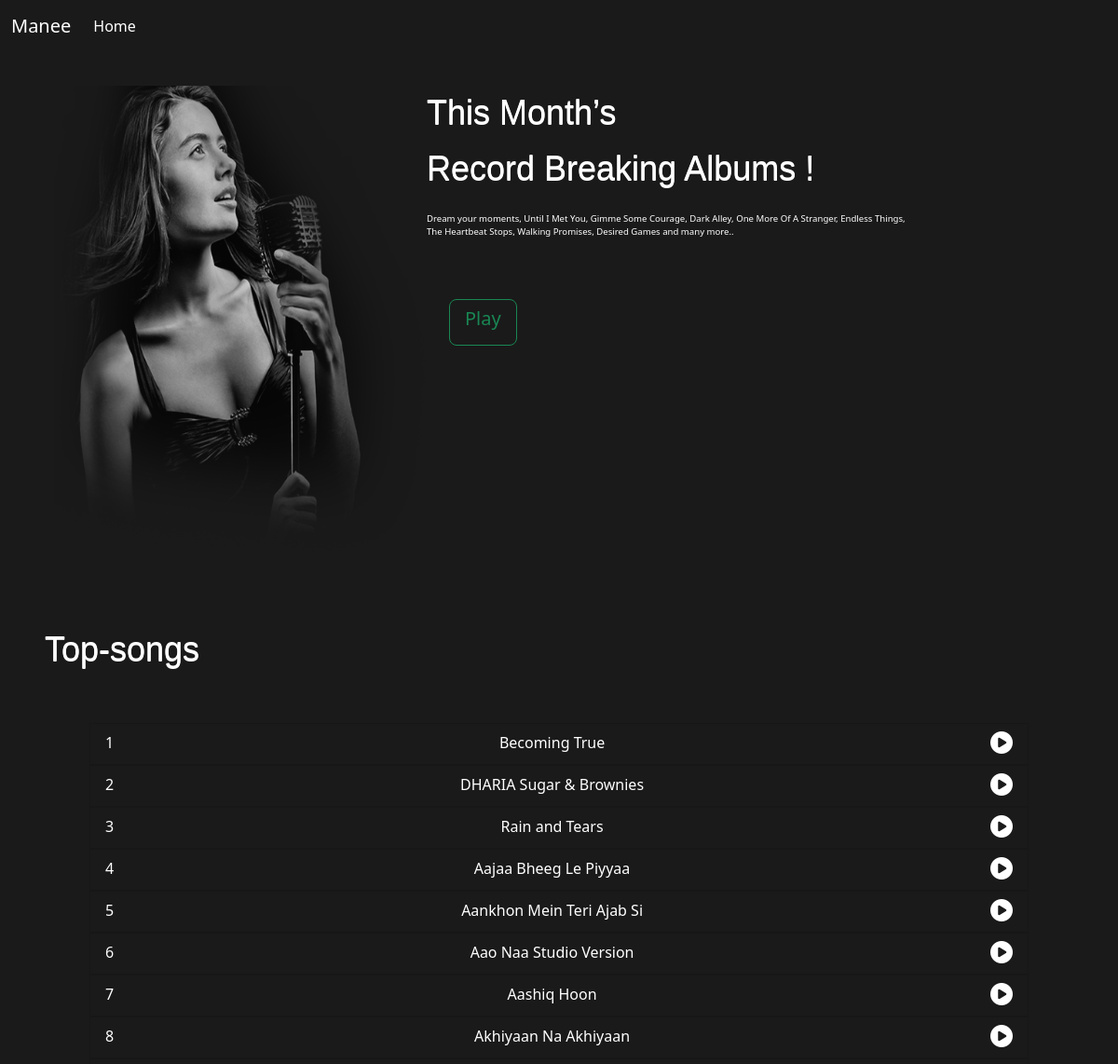
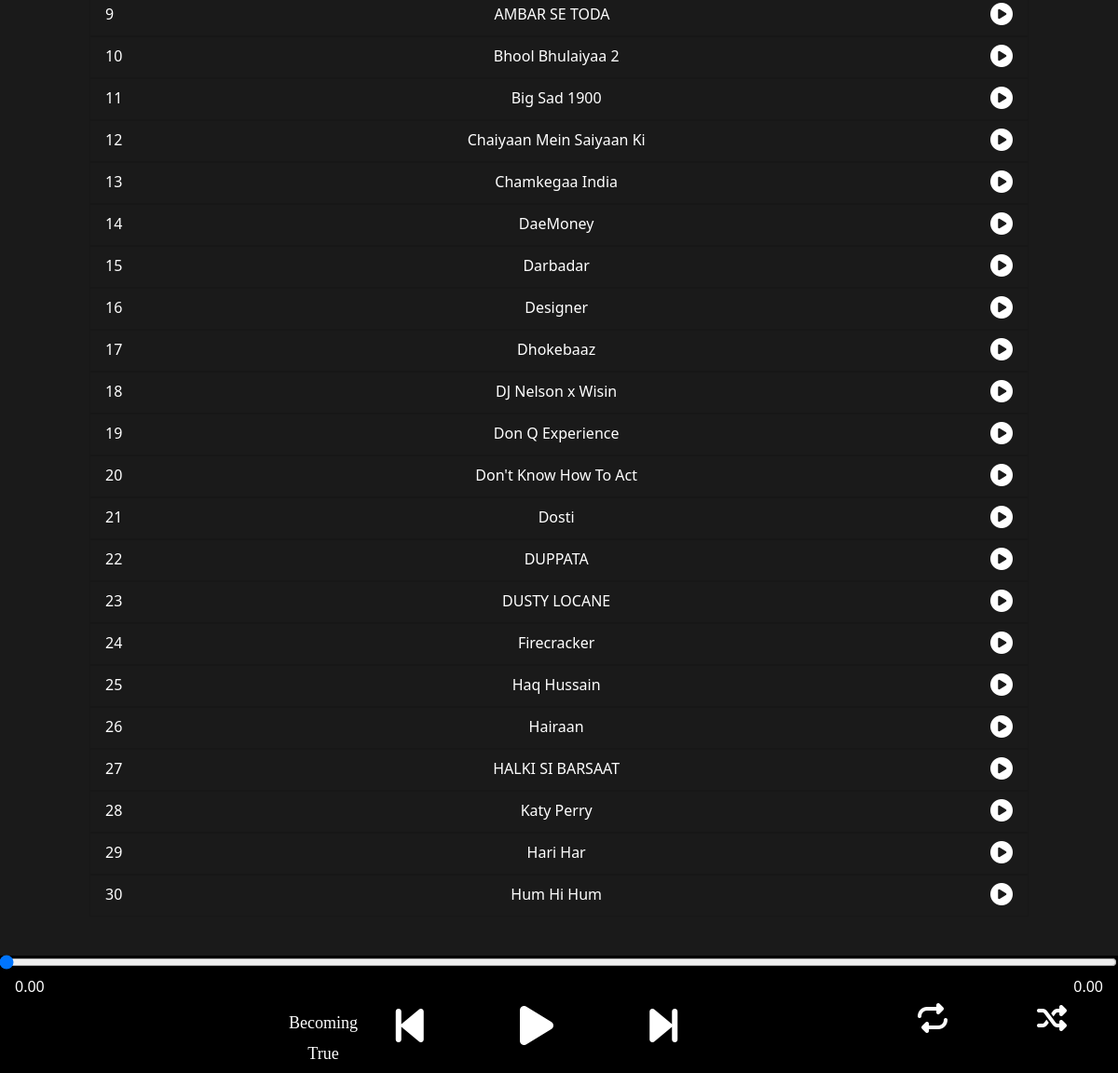
The page /songalbum/unknown on the database its author committed (2 pictures, top to bottom).
### player/models.py (models this page shows, shortened)
class songs(models.Model):
    song_id=models.AutoField
    name=models.CharField(max_length=100 , default='')
    language=models.CharField(max_length=200,default='Hindi')
    singername=models.CharField(max_length=200,default='Mika')
    movie=models.CharField(max_length=500,default='unknown')
    type1=models.CharField(max_length=200,default='Romantic')
    image=models.ImageField(upload_to="images",default='images/banner.png')
    song=models.FileField( upload_to="songs",default="")

### player/views.py (the view)
# urls.py: path('songalbum/<album>',views.playalbum,name='songalbum'),
def playalbum(request,album):
    song=songs.objects.filter(movie=album)
    params={'songs':song}
    return render(request,'language.html',params)

### player/templates/language.html (shortened to what this page needs)
<!doctype html>
{% load static %}
<html lang="en">
<head>
    <link href="https://cdn.jsdelivr.net/npm/bootstrap@5.2.0-beta1/dist/css/bootstrap.min.css" rel="stylesheet"
>
    <link rel="stylesheet" href="{% static 'song.css'%}">
    <link rel="stylesheet" href="{% static 'ap.css'%}">
</head>
<body>
    <nav class="navbar navbar-expand-lg" id="navbar">
        <div class="container-fluid">
            <a class="navbar-brand" href="/">Manee</a>
            <div class="collapse navbar-collapse" id="navbarSupportedContent">
                <ul class="navbar-nav me-auto mb-2 mb-lg-0">
                    <li class="nav-item">
                        <a class="nav-link active" aria-current="page" href="/">Home</a>
                    </li>
                </ul>
            </div>
        </div>
    </nav>
    <div class="container pto-4" id="top-info">
        <div class="clearfix">
            <img src="{% static 'banner.png'%}" class="float-md-start mb-3 ms-md-3" id="top-info-image" alt="...">
            <p class="sizeh-50">This Month’s<br>
                Record Breaking Albums !</p>
            <p class="fso-5">
                Dream your moments, Until I Met You, Gimme Some Courage, Dark Alley, One More Of A Stranger, Endless
                Things, <br>The Heartbeat Stops, Walking Promises, Desired Games and many more..</p>
            <button type="button" class="btn btn-outline-success btn-lg meo-3 mto-5" id="playme">
                <h5>Play</h5>
            </button>
        </div>
    </div>
    <div class="mo-2" id="songlist">
        <div class="peo-5 pso-5">
                <div class="col-7 text-start">
                    <h3 class="sizeh-50 d-inline">Top-songs</h3>
                </div>
        </div>
        <div class="pb-5 pt-5">
            <ul class="list-group list-group-flush mos-3 ">
                {% for i in songs%}
                <div class="yy">
                    <li class="list-group-item  text-dark mo-3 d-flex justify-content-between">
                        <div style="color:white;">{{forloop.counter}}</div>
                        <div style="color:white;">{{i.name}}</div>
                        <div><i class="fas fa-play-circle hh" id={{i.id}}></i></div>
                    </li>
                </div>
                {% endfor %}
            </ul>
        </div>
    </div>
    <div class="p-5"></div>
    <div class="fixed-botom justify-content-center" id="foot">
        <div class="d-flex-row">
            <div>
                <input type="range" name="range" min="0" max="100" value="0" id='my'>
            </div>
            <div class="pe-3 ps-3">
                <div class="row">
                    <div class="col-7 text-start">
                        <h3 class="fs-6"><span id="songcurrentduration" class="fs-6">0.00</span></h3>
                    </div>
                    <div class="col-5 text-end" style="right: 0;">
                        <h3 class="fs-6"><span id="songduration" class="fs-6">0.00</span></h3>
                    </div>
                </div>
            </div>
        </div>
        <div class="container-fluid justify-content-between d-flex">
            <div class=" d-flex col-md-3">
                <h3 class="fso-6 text-center" style=""><span id="songname"></span></h3>
            </div>
            <div class="d-flex col-md-6 justify-content-center controls" style="">
                <i class="fa-solid fa-backward-step mo-3 pso-5 fao-2x" id="previous"></i>
                <i class="fa-solid fa-play mo-3 fao-2x" id="play"></i>
                <i class="fa-solid fa-forward-step mo-3  fao-2x" id="next"></i>
            </div>
            <div class=" d-flex justify-content-center col-md-3">
                <i class="fa-solid fa-repeat mo-3 pso-5 faoo-2x"></i>
                <i class="fa-solid fa-shuffle mo-3  me-5 faoo-2x"></i>
            </div>
        </div>
    </div>
</body>
</html>

### static/song.css (style rules this page uses)
body { background-color: rgba(0, 0, 0, 0.898); color: white; }
#navbar a { color: white; }
.list-group-item { background-color: transparent; }
.fa-play-circle { position: relative; font-size: 2vw; display: inline; position: relative; color: white; }

### static/ap.css (style rules this page uses)
* { margin: 0; padding: 0; font-family: Font Awesome 5 Brands; }
.fa-play-circle { position: relative; font-size: 2vw; display: inline; position: relative; color: white; }
a { text-decoration: none; color: white; }
#play { padding: 0 0.6vw; }
#my { width: 100%; margin: -0.1vw; top: -0.2vw; position: relative; }
#songname { position: relative; display: inline; font-size: 1.5vw; font-family: cursive; left: 2vw; }
#songcurrentduration { display: inline; position: relative; font-size: 1.3vw; z-index: 3; }
#songduration { display: inline; position: relative; font-size: 1.3vw; z-index: 3; }
body { background-color: rgba(0, 0, 0, 0.898); color: white; }
.sizeh-50 { font-size: 36px; line-height: 60px; font-weight: normal; color: white; font-family: 'Hammersmith One', sans-serif; text-shadow: 0 -1px 0 white; position: relative; font-family: 'Questrial', sans-serif; }
#top-info-image { height: 500px; width: 400px; }
#navbar a { color: white; }
.list-group-item { background-color: transparent; }
.pto-4 { padding-top: 3vw; }
.meo-3 { margin-left: 2vw; }
.mo-2 { margin-top: 5vw; margin-bottom: 2vw; }
.mto-5 { margin-top: 4vw; }
#top-info .fso-5 { font-size: 0.8vw; }
.mos-3 { margin-left: 3rem; margin-right: 3rem; }
.mo-3 { margin-left: 3rem; margin-right: 3rem; }
.fixed-botom { position: fixed; right: 0; bottom: 0; left: 0; z-index: 1030; }
.fao-2x { font-size: 3em; }
.faoo-2x { font-size: 2em; }
.pso-5 { padding-left: 3rem; }
.peo-5 { padding-right: 3rem; }
.controls { position: relative; left: -4vw; }
#foot { background-color: rgb(0, 0, 0); }

### rows shown on the page
songs: name "Becoming True"
songs: name "DHARIA Sugar & Brownies"
songs: name "Rain and Tears"
songs: name "Aajaa Bheeg Le Piyyaa"
songs: name "Aankhon Mein Teri Ajab Si"
songs: name "Aao Naa Studio Version"
songs: name "Aashiq Hoon"
songs: name "Akhiyaan Na Akhiyaan"
songs: name "AMBAR SE TODA"
songs: name "Bhool Bhulaiyaa 2"
songs: name "Big Sad 1900"
songs: name "Chaiyaan Mein Saiyaan Ki"
songs: name "Chamkegaa India"
songs: name "DaeMoney"
songs: name "Darbadar"
songs: name "Designer"
songs: name "Dhokebaaz"
songs: name "DJ Nelson x Wisin"
songs: name "Don Q Experience"
songs: name "Don't Know How To Act"
songs: name "Dosti"
songs: name "DUPPATA"
songs: name "DUSTY LOCANE"
songs: name "Firecracker"
songs: name "Haq Hussain"
songs: name "Hairaan"
songs: name "HALKI SI BARSAAT"
songs: name "Katy Perry"
songs: name "Hari Har"
songs: name "Hum Hi Hum"
